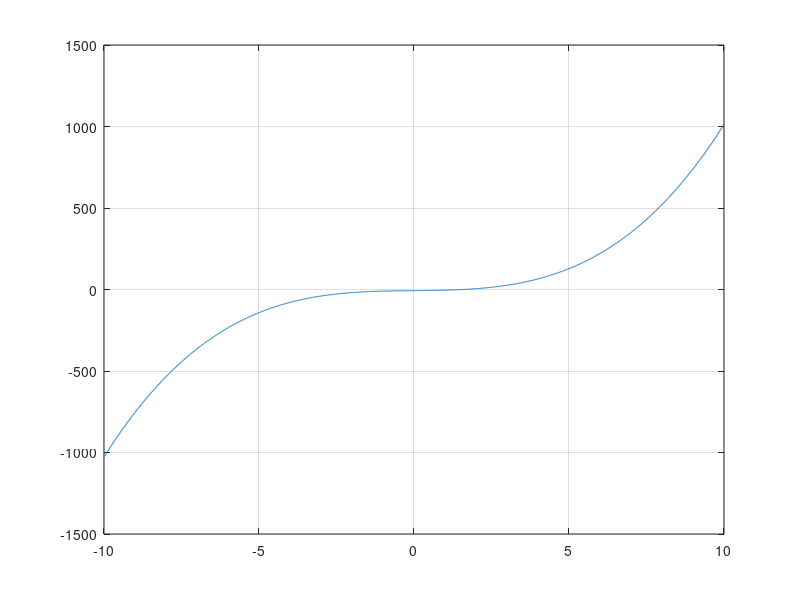

Here is the MATLAB script that generated this plot:

%% Problem 3.1
%

clc;clear;close all;
format long

max_iterationer=100;
epsilon = 1.0e-8;

x = 0;

disp('x in each ittteration:') 

for i = 1:max_iterationer
    
    f  = x^3+2*x-7;
    df = 3*x^2+2;
    xnew = x-f/df;
    if(abs(x-xnew) < epsilon)
        break;
    end
    x = xnew;
    disp(x)
    
end

disp('x equal to:')
disp(x)


%Plot the function
x = -10:0.01:10;

y = x.^3+2*x-7;
plot(x,y)
grid on % Turn on grid lines for this plot

%% Problem 3.2
%

clc;clear;close all;
format short

max_iterationer=100;
epsilon = 1.0e-8;

theta1 = pi*30/180;
q = [1; 0];

disp('d and theta2  in each ittteration:') 

for i = 1:max_iterationer
    phi1 = 10*cos(theta1) + 2*cos(q(2)) - q(1);
    phi2 = 10*sin(theta1) + 2*sin(q(2)) - 4;
    phi = [phi1; phi2];

    jac1 = [-1; 0];
    jac2 = [-2*sin(q(2)); 2*cos(q(2))];
    jaco  = [jac1 jac2];

    delta_q = -inv(jaco)*phi;

    q = q+delta_q;
    
    disp(q')

    if( norm(delta_q) < epsilon)
        break;
    end
end

disp('d and theta2 equal to:')
disp(q')

%% Problem 3.3
%

clc;clear;close all;
format short